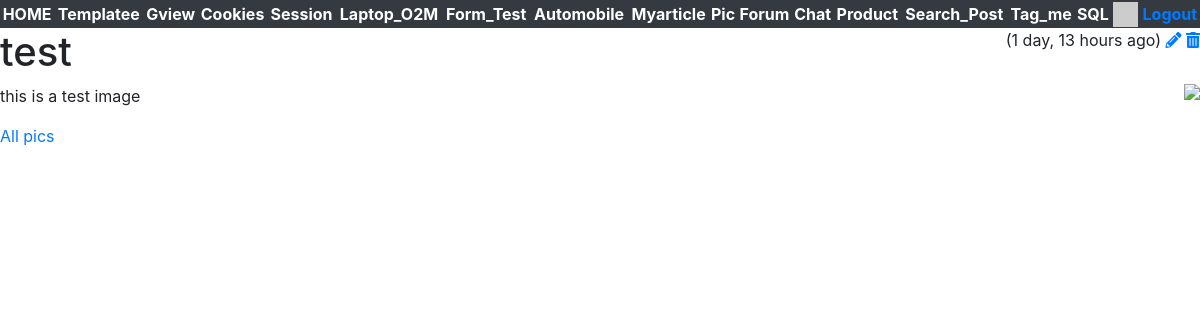
/pics/pic/1 (signed in), run on the app's committed database.
### pics/models.py (models this page shows, shortened)
class Pic(models.Model):
    title = models.CharField(max_length=200,validators=[MinLengthValidator(2, "Title must be greater than 2 characters")]
    )
    text = models.TextField()
    owner = models.ForeignKey(settings.AUTH_USER_MODEL, on_delete=models.CASCADE)
    picture = models.BinaryField(null=True, blank=True, editable=True)
    content_type = models.CharField(max_length=256, null=True, blank=True,
                                    help_text='The MIMEType of the file')
    created_at = models.DateTimeField(auto_now_add=True)
    updated_at = models.DateTimeField(auto_now=True)

### pics/views.py (the view)
# urls.py: path('pic/<int:pk>', views.PicDetailView.as_view(), name='pic_detail'),
class PicDetailView(OwnerDetailView):
    model = Pic
    template_name = "pics/detail.html"

### home/context_processors.py (called while the page is built)
def settings(request):
    return {
        'settings': django_settings,
    }

### home/templatetags/app_tags.py (called while the page is built)
@register.filter(name='gravatar')
def gravatar(user, size=35):
    email = str(user.email.strip().lower()).encode('utf-8')
    email_hash = md5(email).hexdigest()
    url = "//www.gravatar.com/avatar/{0}?s={1}&d=identicon&r=PG"
    return url.format(email_hash, size)

### pics/templates/pics/detail.html (shortened to what this page needs)
{% extends "base_bootstrap.html" %}
{% load humanize %}
{% block content %}
<span style="float: right;">
({{ pic.updated_at|naturaltime }})
{% if pic.owner == user %}
<a href="{% url 'pics:pic_update' pic.id %}"><i class="fa fa-pencil"></i></a>
<a href="{% url 'pics:pic_delete' pic.id %}"><i class="fa fa-trash"></i></a>
{% endif %}
</span>
<h1>{{ pic.title }}</h1>
{% if pic.content_type %}
<img style="float:right; max-width:50%;" src="{% url 'pics:pic_picture' pic.id %}"
    onclick="document.getElementById('overlay').style.display = 'block';">
{% endif %}
<p>
{{ pic.text }}
</p>
<p>
<a href="{% url 'pics:all' %}">All pics</a>
</p>
{% endblock %}

### data on the page
Pic: updated_at "1 day, 13 hours ago", title "test", text "this is a test image"
